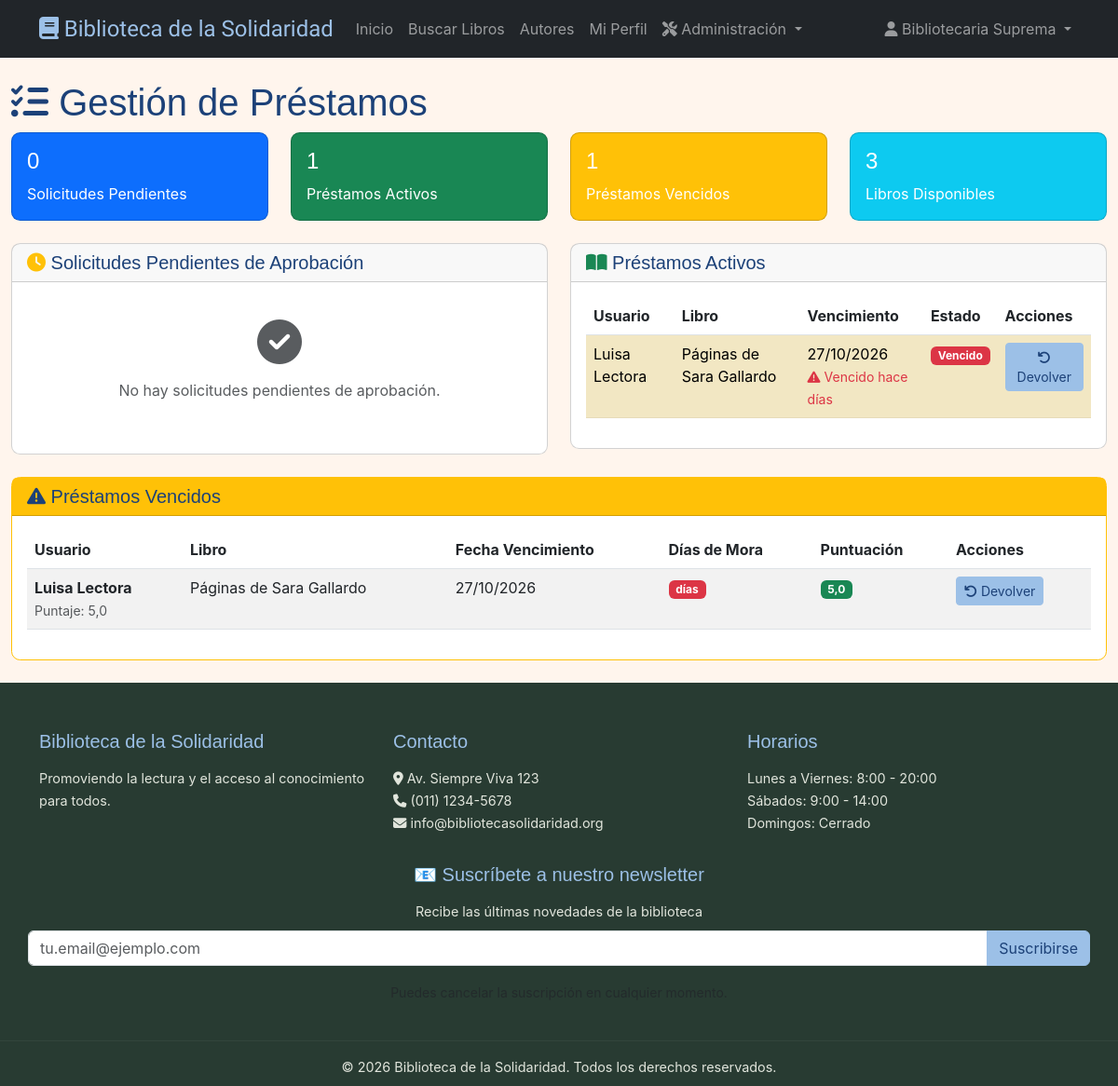
The page /loans/gestionar/ (signed in) on the database as committed earlier.
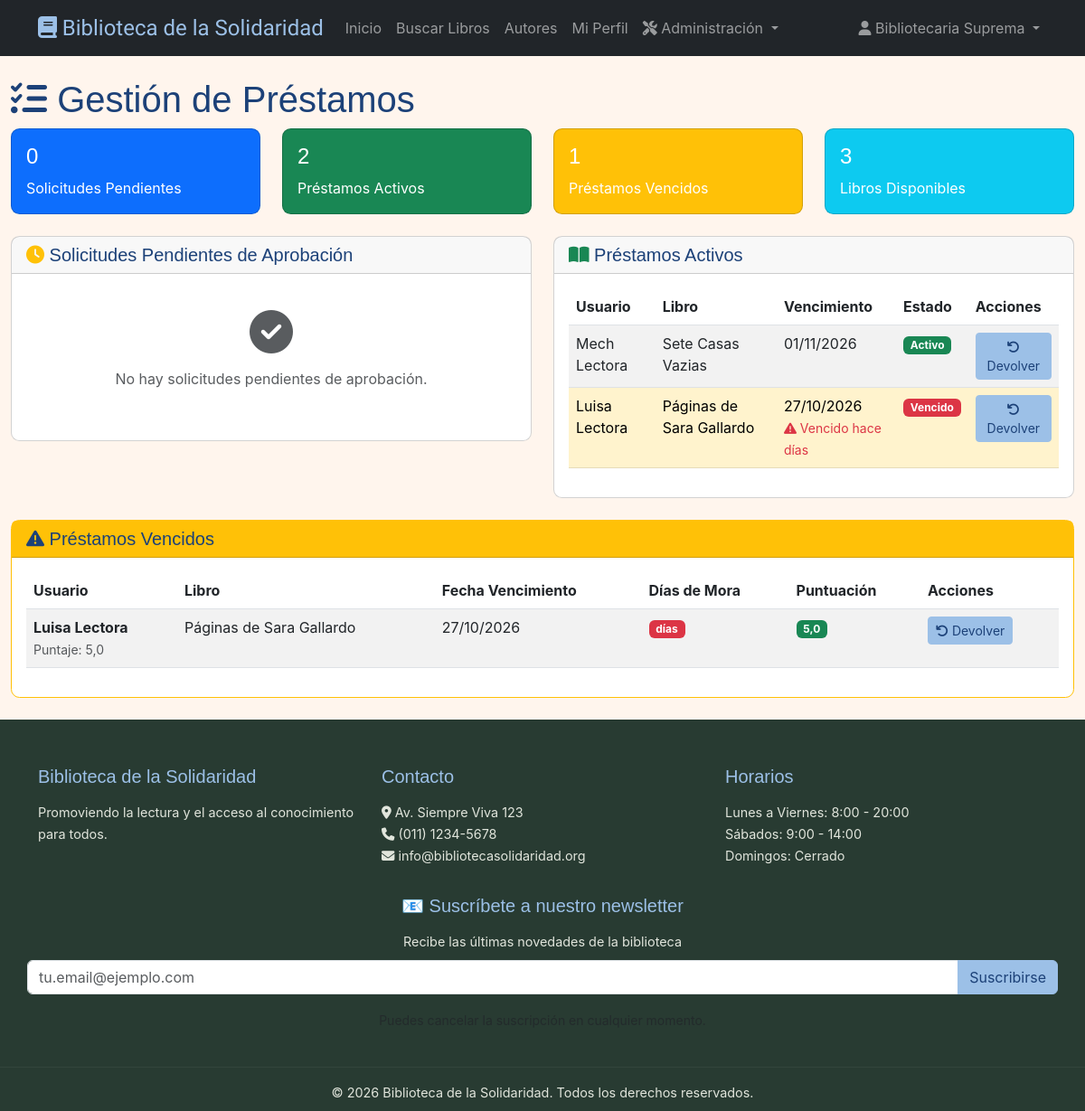
The same page on the database as committed later.
### apps/loans/models.py (models this page shows, shortened)
class Loan(models.Model):
    LOAN_TYPES = (
        ('normal', 'Normal (15 días)'),
        ('express', 'Express (3 días)'),
        ('summer', 'Verano (2 meses)'),
    )
    objects = LoanQuerySet.as_manager()
    LOAN_DURATION = {
        'normal': 15,
        'express': 3,
        'summer': 60,
    }
    user = models.ForeignKey(User, on_delete=models.CASCADE, related_name='loans')
    book = models.ForeignKey('books.Book', on_delete=models.CASCADE, related_name='loans')
    stock_item = models.ForeignKey(
        'books.BookStock',
        on_delete=models.SET_NULL,
        null=True,
        blank=True,
        related_name='loans',
    )
    loan_type = models.CharField(max_length=10, choices=LOAN_TYPES, default='normal')
    loan_date = models.DateField(auto_now_add=True)
    due_date = models.DateField()
    return_date = models.DateField(null=True, blank=True)
    status = models.CharField(max_length=20, choices=(
        ('active', 'Activo'),
        ('returned', 'Devuelto'),
        ('overdue', 'Vencido'),
        ('lost', 'Perdido'),
    ), default='active')
    renewal_count = models.IntegerField(default=0)
    max_renewals = models.IntegerField(default=2)
    class Meta:
        db_table = 'loans'
        verbose_name = 'Préstamo'
        verbose_name_plural = 'Préstamos'
        indexes = [
            models.Index(fields=['user', 'status']),
            models.Index(fields=['status', '-due_date']),
            models.Index(fields=['return_date']),
        ]
    @property
    def is_overdue(self):
        if self.status != 'active':
            return False
        return timezone.now().date() > self.due_date

### apps/users/models.py (models this page shows, shortened)
class User(AbstractUser):
    ROLES = (
        ('reader', 'Lector'),
        ('librarian', 'Bibliotecario'),
        ('admin', 'Administrador')
    )
    role = models.CharField(max_length=10, choices=ROLES, default='reader')
    dni = models.CharField(
            max_length=20,
            unique=True,
            validators=[validate_dni],
            help_text="Formato: 12345678 o 12.345.678"
        )
    address = models.TextField()
    phone = models.CharField(max_length=20)
    score = models.FloatField(default=5.0)
    is_active_member = models.BooleanField(default=True)
    suspension_end_date = models.DateField(null=True, blank=True)
    class Meta:
        db_table = 'users'
        verbose_name = 'Usuario'
        verbose_name_plural = 'Usuarios'

### apps/books/models.py (models this page shows, shortened)
class Book(models.Model):
    openlibrary_id = models.CharField(
        max_length=50, unique=True, blank=True, null=True, db_index=True
    )
    title = models.CharField(max_length=500, db_index=True)
    authors = models.ManyToManyField(Author, related_name='books', blank=True)
    publish_date = models.CharField(max_length=100, blank=True)
    description = models.TextField(blank=True)
    number_of_pages = models.IntegerField(blank=True, null=True)
    isbn = models.ManyToManyField(ISBN, related_name='books', blank=True)
    cover_url = models.URLField(blank=True)
    categories = models.ManyToManyField(Category, related_name='books')
    stock = models.IntegerField(default=0)
    available = models.BooleanField(default=True)
    created_at = models.DateTimeField(auto_now_add=True)
    updated_at = models.DateTimeField(auto_now=True)
    objects = BookQuerySet.as_manager()
    class Meta:
        db_table = 'books'
        verbose_name = 'Libro'
        verbose_name_plural = 'Libros'
        indexes = [
            models.Index(fields=['title']),
            models.Index(fields=['-created_at']),
            models.Index(fields=['available', 'stock']),
        ]

### apps/loans/views.py (the view)
# urls.py: path('gestionar/', LoansManagerView.as_view(), name='manage_loans'),
class LoansManagerView(LoginRequiredMixin, UserPassesTestMixin, ListView):
    model = LoanRequest
    template_name = 'loans/loan_management.html'
    context_object_name = 'loan_requests'
    def test_func(self):
        return self.request.user.role in ['librarian', 'admin']
    def get_queryset(self):
        return LoanRequest.objects.filter(
            status='pending'
        ).select_related('user', 'book').order_by('-request_date')
    def get_context_data(self, **kwargs):
        context = super().get_context_data(**kwargs)
        loan_reqs = list(self.get_queryset())
        context['loan_requests'] = loan_reqs
        try:
            context['debug_loan_ids'] = [lr.id for lr in loan_reqs]
            logging.getLogger('apps').debug('LoansManagerView loan_reqs ids: %s', context['debug_loan_ids'])
        except Exception:
            context['debug_loan_ids'] = []
        context['active_loans'] = Loan.objects.filter(
            status='active'
        ).select_related('user', 'book').order_by('-due_date')[:20]
        today = timezone.now().date()
        context['overdue_loans'] = Loan.objects.filter(
            status='active',
            due_date__lt=today
        ).select_related('user', 'book').order_by('due_date')
        context['stats'] = {
            'pending_requests': len(loan_reqs),
            'active_loans': Loan.objects.filter(status='active').count(),
            'overdue_loans': context['overdue_loans'].count(),
            'total_books': available_books_queryset().count(),
        }
        return context

### templates/loans/loan_management.html (shortened to what the changed rows need)
{% extends 'base.html' %}
{% block content %}
<div class="container-fluid mt-4">
    <h1><i class="fas fa-tasks"></i> Gestión de Préstamos</h1>
    <div class="row mb-4">
        <div class="col-md-3">
            <div class="card text-white bg-success">
                <div class="card-body">
                    <h4 class="card-title">{{ stats.active_loans }}</h4>
                    <p class="card-text">Préstamos Activos</p>
                </div>
            </div>
        </div>
    </div>
    <div class="row">
        <div class="col-lg-6">
            <div class="card">
                <div class="card-body">
                    {% if active_loans %}
                    <div class="table-responsive">
                        <table class="table table-striped">
                            <thead>
                                <tr>
                                    <th>Usuario</th>
                                    <th>Libro</th>
                                    <th>Vencimiento</th>
                                    <th>Estado</th>
                                    <th>Acciones</th>
                                </tr>
                            </thead>
                            <tbody>
                                {% for loan in active_loans %}
                                <tr class="{% if loan.is_overdue %}table-warning{% endif %}">
                                    <td>{{ loan.user.get_full_name }}</td>
                                    <td>{{ loan.book.title }}</td>
                                    <td>
                                        {{ loan.due_date|date:"d/m/Y" }}
                                        {% if loan.is_overdue %}
                                        <br><small class="text-danger">
                                            <i class="fas fa-exclamation-triangle"></i>
                                            Vencido hace {{ loan.days_overdue }} días
                                        </small>
                                        {% endif %}
                                    </td>
                                    <td>
                                        {% if loan.is_overdue %}
                                        <span class="badge bg-danger">Vencido</span>
                                        {% else %}
                                        <span class="badge bg-success">Activo</span>
                                        {% endif %}
                                    </td>
                                    <td>
                                        <form method="post" action="{% url 'return_book' loan.id %}" class="d-inline">
                                            <button type="submit" class="btn btn-primary btn-sm">
                                                <i class="fas fa-undo"></i> Devolver
                                            </button>
                                        </form>
                                    </td>
                                </tr>
                                {% endfor %}
                            </tbody>
                        </table>
                    </div>
                    {% else %}
                    <div class="text-center text-muted py-4">
                        <i class="fas fa-book fa-3x mb-3"></i>
                        <p>No hay préstamos activos en este momento.</p>
                    </div>
                    {% endif %}
                </div>
            </div>
        </div>
    </div>
    {% if overdue_loans %}
    <div class="row mt-4">
        <div class="col-12">
            <div class="card border-warning">
                <div class="card-body">
                    <div class="table-responsive">
                        <table class="table table-striped">
                            <thead>
                                <tr>
                                    <th>Usuario</th>
                                    <th>Libro</th>
                                    <th>Fecha Vencimiento</th>
                                    <th>Días de Mora</th>
                                    <th>Puntuación</th>
                                    <th>Acciones</th>
                                </tr>
                            </thead>
                            <tbody>
                                {% for loan in overdue_loans %}
                                <tr>
                                    <td>
                                        <strong>{{ loan.user.get_full_name }}</strong><br>
                                        <small class="text-muted">Puntaje: {{ loan.user.score }}</small>
                                    </td>
                                    <td>{{ loan.book.title }}</td>
                                    <td>{{ loan.due_date|date:"d/m/Y" }}</td>
                                    <td>
                                        <span class="badge bg-danger">{{ loan.days_overdue }} días</span>
                                    </td>
                                    <td>
                                        <span
                                            class="badge bg-{% if loan.user.score >= 4 %}success{% elif loan.user.score >= 3 %}warning{% else %}danger{% endif %}">
                                            {{ loan.user.score }}
                                        </span>
                                    </td>
                                    <td>
                                        <form method="post" action="{% url 'return_book' loan.id %}" class="d-inline">
                                            <button type="submit" class="btn btn-primary btn-sm">
                                                <i class="fas fa-undo"></i> Devolver
                                            </button>
                                        </form>
                                    </td>
                                </tr>
                                {% endfor %}
                            </tbody>
                        </table>
                    </div>
                </div>
            </div>
        </div>
    </div>
    {% endif %}
</div>
{% endblock %}

Rows that differ between the two databases and show on the page:
added Loan: user.get_full_name "Mech Lectora", book "Sete Casas Vazias", due_date "01/11/2026", status "Activo", shown under "Préstamos Activos"
Other text that changed with them:
{{ stats.active_loans }}: "1" → "2"
